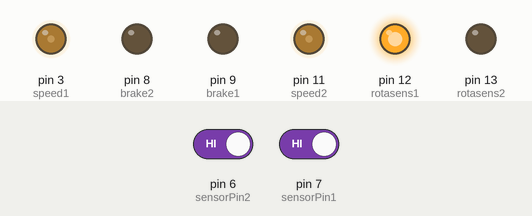
A sketch run on a simulated Arduino Uno, built with avr-gcc and run on an emulated ATmega328P. Shown: output pins drawn as LEDs (lit = HIGH). Dashed ring = blinking. Inputs (shaded band) come from the test bench; at power-on: pin 6 (sensorPin2) HIGH, pin 7 (sensorPin1) HIGH.

Above: at 1.2 s.
1.3 s: pin 6 (sensorPin2) driven LOW
At 1.47 s:
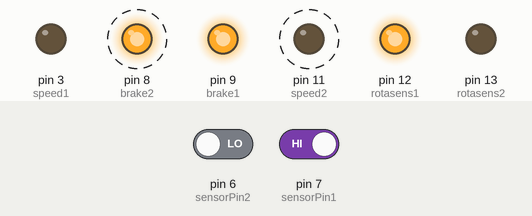
4.3 s: pin 7 (sensorPin1) driven LOW
At 5.32 s:
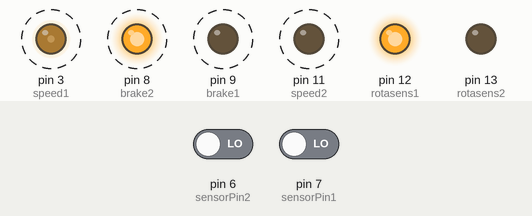
7.3 s: pin 7 (sensorPin1) driven HIGH
At 8.12 s:
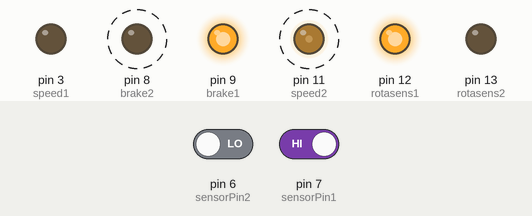
10.3 s: pin 6 (sensorPin2) driven HIGH
At 11.1 s:
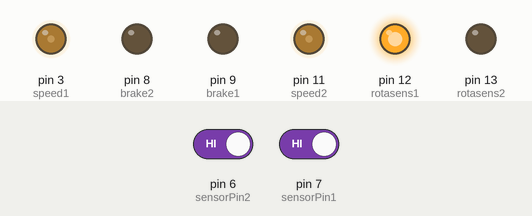
Timing chart, 0 to 12.9 s (numbered marks = the images above; inputs shaded):
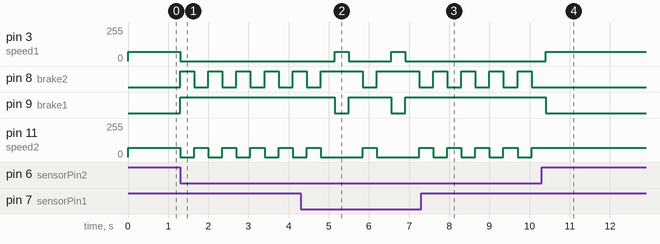

Measured:
- after the input at 1.3 s, pin 3 (speed1): 70/255 → 0/255 at once; pin 8 (brake2): alternates HIGH for 0.35 s and LOW for 0.35 s, starting at once; pin 9 (brake1): LOW → HIGH at once; pin 11 (speed2): alternates 70/255 for 0.35 s and 0/255 for 0.35 s, starting at once
- after the input at 4.3 s, pin 3 (speed1): alternates 70/255 for 0.35 s and 0/255 for 1.1 s, starting after 0.85 s; pin 8 (brake2): HIGH → LOW after 1.6 s, → HIGH 0.35 s later, → LOW 1.1 s later
- after the input at 7.3 s, pin 3 (speed1): stops changing and stays 0/255; pin 8 (brake2): alternates HIGH for 0.35 s and LOW for 0.35 s, starting after 0.65 s; pin 9 (brake1): stops changing and stays HIGH; pin 11 (speed2): alternates 70/255 for 0.35 s and 0/255 for 0.35 s, starting after 0.65 s
- after the input at 10.3 s, pin 3 (speed1): 0/255 → 70/255 after 0.10 s; pin 8 (brake2): stops changing and stays LOW; pin 9 (brake1): HIGH → LOW after 0.10 s; pin 11 (speed2): stops changing and stays 70/255

The sketch:

verlan_copy_20241015175946.ino
```cpp
int rotasens1 = 12;
int brake1 = 9;
int speed1 = 3;

int rotasens2 = 13;
int brake2 = 8;
int speed2 = 11;

int sensorPin1 = 7;  // line detection sensor interface
int sensorPin2 = 6;

int val1;            // variable to store sensor reading
int val2;

void setup() {
  pinMode(sensorPin1,INPUT);  // define sensor as input
  pinMode(sensorPin2,INPUT);
  Serial.begin(9600);     // initialize serial communication with PC

 pinMode(rotasens1, OUTPUT); // Broche Arduino réservée pour le sens de rotation du moteur A
 pinMode(brake1, OUTPUT); // Broche Arduino réservée pour le freinage du moteur A

  pinMode(rotasens2, OUTPUT); // Broche Arduino réservée pour le sens de rotation du moteur A
 pinMode(brake2, OUTPUT); // Broche Arduino réservée pour le freinage du moteur A

  digitalWrite(rotasens1, HIGH);
  digitalWrite(rotasens2, LOW);
}

void loop() {
  val1 = digitalRead(sensorPin1); // read value from sensor
  val2 = digitalRead(sensorPin2);

  if(val1 == LOW) {
    analogWrite(speed2,0);
    analogWrite(speed1,0);
    digitalWrite(brake1, HIGH);
    digitalWrite(brake2, HIGH);
    delay(350);
    digitalWrite(brake1, LOW);
    digitalWrite(brake2,HIGH);
    analogWrite(speed1,70);
    delay(350);
  }

  else {
    //Serial.println("Line NOT detected on 1");
    //digitalWrite(rotasens1, LOW);
   digitalWrite(brake2, LOW);
   digitalWrite(brake1, LOW);
  analogWrite(speed1, 70);
  analogWrite(speed2,70);
 digitalWrite(rotasens1, HIGH);
  digitalWrite(rotasens2, LOW);


  }
 if (val2 == LOW) {
    analogWrite(speed2,0);
    analogWrite(speed1,0);
    digitalWrite(brake2,HIGH);
    digitalWrite(brake1,HIGH);
    delay(350);
    digitalWrite(brake1,HIGH);
    digitalWrite(brake2,LOW);
     analogWrite(speed2,70);

    delay(350);
  }
  else {
    //Serial.println("Line NOT detected on 1");
    //digitalWrite(rotasens1, LOW);
   digitalWrite(brake2, LOW);
   digitalWrite(brake1, LOW);
  analogWrite(speed1, 70);
  analogWrite(speed2,70);
  digitalWrite(rotasens1, HIGH);
  digitalWrite(rotasens2, LOW);
}
}
```
